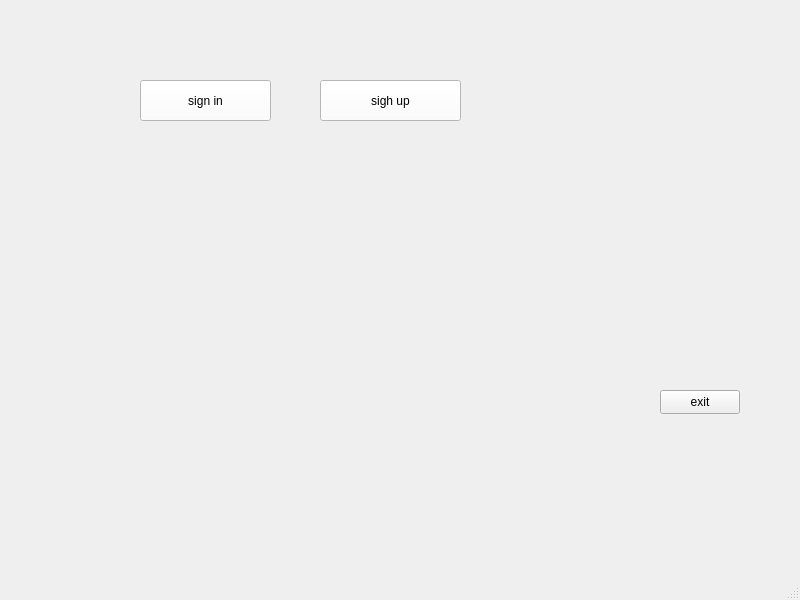
<?xml version="1.0" encoding="UTF-8"?>
<ui version="4.0">
 <class>MainWindow</class>
 <widget class="QMainWindow" name="MainWindow">
  <property name="geometry">
   <rect>
    <x>0</x>
    <y>0</y>
    <width>800</width>
    <height>600</height>
   </rect>
  </property>
  <property name="windowTitle">
   <string>MainWindow</string>
  </property>
  <property name="styleSheet">
   <string notr="true"/>
  </property>
  <widget class="QWidget" name="centralwidget">
   <widget class="QPushButton" name="pushButton">
    <property name="geometry">
     <rect>
      <x>140</x>
      <y>80</y>
      <width>131</width>
      <height>41</height>
     </rect>
    </property>
    <property name="styleSheet">
     <string notr="true">background-color:rgb(255, 255, 255);
</string>
    </property>
    <property name="text">
     <string>sign in</string>
    </property>
   </widget>
   <widget class="QPushButton" name="pushButton_2">
    <property name="geometry">
     <rect>
      <x>320</x>
      <y>80</y>
      <width>141</width>
      <height>41</height>
     </rect>
    </property>
    <property name="styleSheet">
     <string notr="true">background-color:rgb(255, 255, 255);
</string>
    </property>
    <property name="text">
     <string>sigh up</string>
    </property>
   </widget>
   <widget class="QPushButton" name="pushButton_3">
    <property name="geometry">
     <rect>
      <x>660</x>
      <y>390</y>
      <width>80</width>
      <height>24</height>
     </rect>
    </property>
    <property name="text">
     <string>exit</string>
    </property>
   </widget>
   <widget class="QLabel" name="label">
    <property name="geometry">
     <rect>
      <x>80</x>
      <y>160</y>
      <width>221</width>
      <height>191</height>
     </rect>
    </property>
    <property name="styleSheet">
     <string notr="true">image: url(:/new/prefix1/lllll.jpg);</string>
    </property>
    <property name="text">
     <string/>
    </property>
   </widget>
   <widget class="QLabel" name="label_2">
    <property name="geometry">
     <rect>
      <x>340</x>
      <y>100</y>
      <width>261</width>
      <height>301</height>
     </rect>
    </property>
    <property name="styleSheet">
     <string notr="true">image: url(:/new/prefix1/BTC.jfif);</string>
    </property>
    <property name="text">
     <string/>
    </property>
   </widget>
  </widget>
  <widget class="QMenuBar" name="menubar">
   <property name="geometry">
    <rect>
     <x>0</x>
     <y>0</y>
     <width>800</width>
     <height>21</height>
    </rect>
   </property>
  </widget>
  <widget class="QStatusBar" name="statusbar"/>
 </widget>
 <resources/>
 <connections>
  <connection>
   <sender>pushButton_3</sender>
   <signal>clicked()</signal>
   <receiver>MainWindow</receiver>
   <slot>close()</slot>
   <hints>
    <hint type="sourcelabel">
     <x>644</x>
     <y>296</y>
    </hint>
    <hint type="destinationlabel">
     <x>644</x>
     <y>235</y>
    </hint>
   </hints>
  </connection>
 </connections>
</ui>
